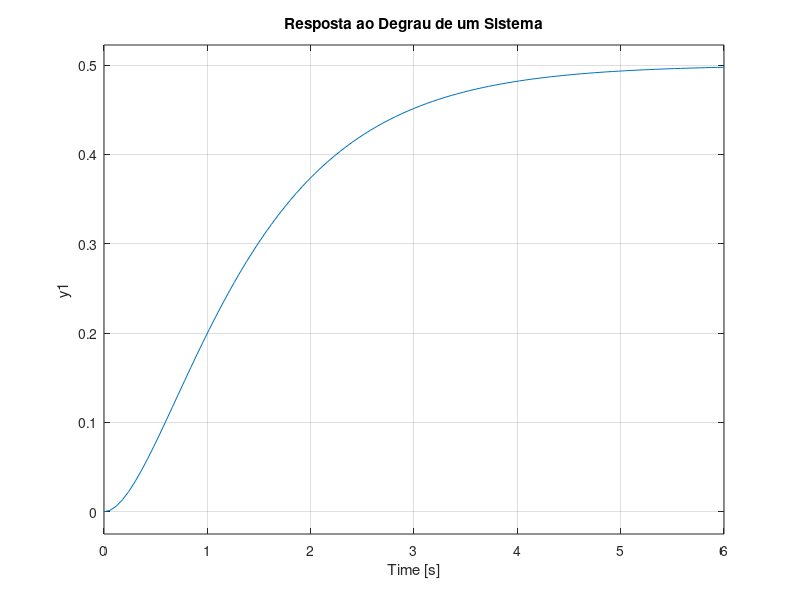

This chart was generated by the following MATLAB code:
pkg load control
s = tf('s');
G = 1 / (s^2 + 3*s + 2);  # Função de transferência de um sistema simples

# Simular a resposta ao degrau (step response)
step(G);
title('Resposta ao Degrau de um Sistema');
pause(10);